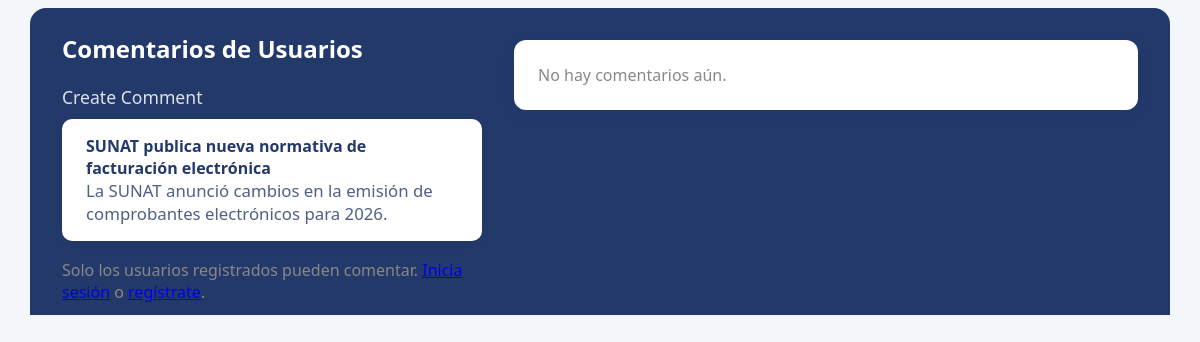
The app's page /public/comentarios_noticia.php?noticia_id=4 with its own data.
### tables this page shows
CREATE TABLE `noticias` (
  `id` int(11) NOT NULL,
  `titulo` varchar(255) NOT NULL,
  `resumen` text NOT NULL,
  `contenido` text DEFAULT NULL,
  `imagen` varchar(255) NOT NULL,
  `fecha` datetime DEFAULT current_timestamp()
);

### public/comentarios_noticia.php (the view, shortened to what this page needs)
<?php
require_once '../config/database.php';
$noticia_id = isset($_GET['noticia_id']) ? intval($_GET['noticia_id']) : 0;
$noticia = null;
if ($noticia_id > 0) {
	$stmt = $conn->prepare("SELECT titulo, resumen FROM noticias WHERE id = ? LIMIT 1");
	$stmt->bind_param("i", $noticia_id);
	$stmt->execute();
	$res = $stmt->get_result();
	$noticia = $res->fetch_assoc();
}
function render_comentarios($noticia_id) {
	global $conn;
	$html = "";
	$titulo = '';
	$stmtTitulo = $conn->prepare("SELECT titulo FROM noticias WHERE id = ? LIMIT 1");
	$stmtTitulo->bind_param("i", $noticia_id);
	$stmtTitulo->execute();
	$resTitulo = $stmtTitulo->get_result();
	if ($resTitulo && $rowTitulo = $resTitulo->fetch_assoc()) {
		$titulo = $rowTitulo['titulo'];
	}
	$sql = "SELECT nombre, comentario, fecha FROM comentarios_noticias WHERE noticia_id = ? AND estado = 'aprobado' ORDER BY id DESC LIMIT 50";
	$stmt = $conn->prepare($sql);
	$stmt->bind_param("i", $noticia_id);
	$stmt->execute();
	$result = $stmt->get_result();
	if ($result && $result->num_rows > 0) {
		while ($row = $result->fetch_assoc()) {
			$nombre = $row['nombre'];
			$texto = $row['comentario'];
			$fecha = (int)$row['fecha'];
			$inicial = $nombre ? strtoupper(mb_substr($nombre, 0, 1)) : 'U';
			$html .= '<div class="comentario-item">';
			$html .= '<div class="avatar">' . htmlspecialchars($inicial) . '</div>';
			$html .= '<div class="comentario-content">';
			$html .= '<div class="comentario-header">' . htmlspecialchars($nombre) . '<span class="comentario-tiempo">' . tiempo_transcurrido($fecha) . '</span></div>';
			$html .= '<div class="comentario-noticia-ref" style="font-size:0.97em;color:#22396a;opacity:.7;margin-bottom:2px;">Sobre la noticia: <span style="font-weight:bold;">' . htmlspecialchars($titulo) . '</span></div>';
			$html .= '<div class="comentario-texto">' . nl2br(htmlspecialchars($texto)) . '</div>';
			$html .= '</div></div>';
		}
	} else {
		$html .= '<div style="color:#888;">No hay comentarios aún.</div>';
	}
	return $html;
}
?>
<!DOCTYPE html>
<html lang="es">
<head>
	<link rel="stylesheet" href="assets/css/comentarios_noticia.css">
</head>
<body>
<div class="comentarios-container" id="comentarios">
  <div class="comentarios-inner">
	<div class="comentarios-header-box">
	  <div class="comentarios-header-left">
		<h2>Comentarios de Usuarios</h2>
		<div style="font-size:1.1rem;margin-bottom:10px;opacity:.85;">Create Comment</div>
		<div id="comentarioNoticiaBox" style="background:#fff;color:#22396a;padding:16px 24px;border-radius:10px;margin-bottom:18px;box-shadow:0 2px 8px rgba(34,57,106,0.07);min-height:80px;">
			<?php if ($noticia): ?>
				<strong><?= htmlspecialchars($noticia['titulo']) ?></strong><br>
				<span style="font-size:1.05em;opacity:.8;"><?= htmlspecialchars($noticia['resumen']) ?></span>
			<?php else: ?>
				<strong>Selecciona una noticia</strong><br>
				<span style="font-size:1.05em;opacity:.8;">Haz clic en “Comentar” en una noticia para asociar el comentario.</span>
			<?php endif; ?>
		</div>
		<?php if (isset($_SESSION['usuario_id'])): ?>
			<form class="comentario-form" id="comentarioForm" action="comentarios_noticia.php" method="POST" autocomplete="off">
				<input type="hidden" name="noticia_id" value="<?= $noticia_id > 0 ? $noticia_id : '' ?>">
				<div class="avatar-form">A</div>
				<div class="comentario-form-fields">
					<input type="text" name="nombre" placeholder="Tu nombre" maxlength="50" required oninput="this.parentNode.parentNode.querySelector('.avatar-form').textContent = this.value ? this.value[0].toUpperCase() : 'A';">
					<textarea name="comentario" placeholder="Escribe tu comentario aquí (máx. 500 caracteres)" maxlength="500" required></textarea>
					<button type="submit">PUBLICAR</button>
				</div>
			</form>
		<?php else: ?>
			<div style="color:#888;">Solo los usuarios registrados pueden comentar. <a href="../mi_cuenta.php">Inicia sesión</a> o <a href="../register.php">regístrate</a>.</div>
		<?php endif; ?>
	  </div>
	  <div class="comentarios-header-right">
		<div class="comentarios-list" id="comentariosList">
			<?php echo render_comentarios($noticia_id); ?>
		</div>
	  </div>
	</div>
  </div>
</div>
</body>
</html>

### public/assets/css/comentarios_noticia.css (style rules this page uses)
body { background: #f4f7fa; font-family: 'Segoe UI', Arial, sans-serif; }
.comentarios-container { width: 100vw; min-width: 100vw; margin: 0 0 40px 0; position: relative; left: 50%; right: 50%; transform: translateX(-50%); background: transparent; }
.comentarios-inner { max-width: 95vw; margin: 0 auto; padding: 0 2vw; }
.comentarios-header-box { background: #22396a; color: #fff; border-radius: 16px 16px 0 0; padding: 24px 32px 12px 32px; display: flex; flex-direction: row; gap: 32px; align-items: flex-start; }
.comentarios-header-left { flex: 1 1 340px; min-width: 320px; max-width: 420px; }
.comentarios-header-right { flex: 2 1 0; min-width: 0; }
.comentarios-header-box h2 { margin-top: 0; font-size: 1.5rem; font-weight: 700; }
.comentarios-list { background: #fff; color: #22396a; border-radius: 0 0 16px 16px; padding: 24px 32px 24px 32px; margin-top: 0; box-shadow: 0 4px 16px rgba(34,57,106,0.08); max-height: 340px; overflow-y: auto; }
.comentarios-container h2 { margin-top: 0; font-size: 1.5rem; font-weight: 700; }
.comentarios-list { background: #fff; color: #22396a; border-radius: 12px; padding: 24px; margin-top: 8px; }

### records on screen
noticias: titulo "SUNAT publica nueva normativa de facturación electrónica", resumen "La SUNAT anunció cambios en la emisión de comprobantes electrónicos para 2026."
